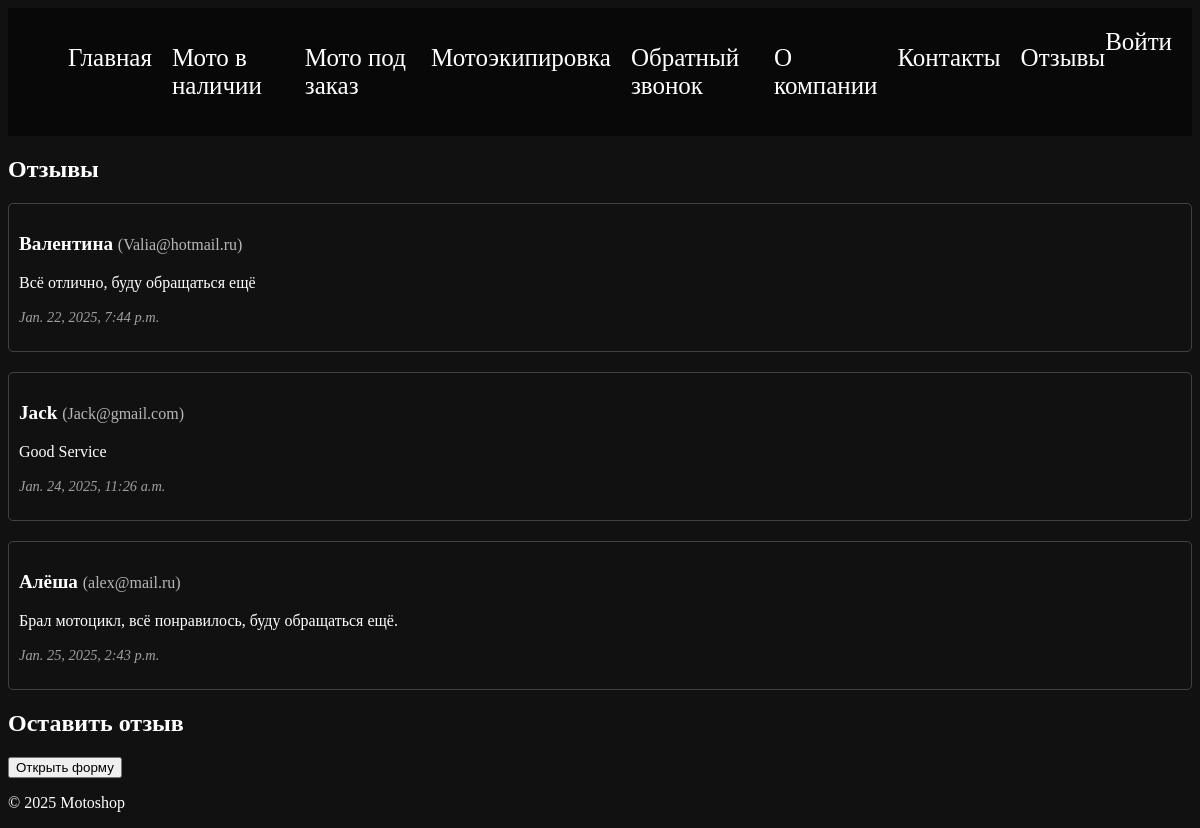
Screenshot of /comments/comments/ with the database file from the repository.
### comments/models.py (models this page shows, shortened)
class Comment(models.Model):
    name = models.CharField(max_length=100)
    email = models.EmailField()
    text = models.TextField()
    created_at = models.DateTimeField(auto_now_add=True)

### comments/views.py (the view)
# urls.py: path('comments/', views.comments_page, name='comments'),
def comments_page(request):
    comments = Comment.objects.all()
    if request.method == 'POST':
        form = CommentForm(request.POST)
        if form.is_valid():
            form.save()  # Сохраняем новый комментарий
            return redirect('comments')  # Перенаправляем на ту же страницу
    else:
        form = CommentForm()
    return render(request, 'main/comments.html', {
        'comments': comments,
        'form': form,
    })

### main/templates/main/comments.html (shortened to what this page needs)
{% load static %}
<!DOCTYPE html>
<html lang="ru">
<head>
    <link rel="stylesheet" href="{% static 'css/styles.css' %}">
</head>
<body>
    <header>
        <nav>
            <ul>
                <li><a href="{% url 'index' %}">Главная</a></li>
                <li><a href="{% url 'in_stock' %}">Мото в наличии</a></li>
                <li><a href="{% url 'to_order' %}">Мото под заказ</a></li>
                <li><a href="{% url 'equip' %}">Мотоэкипировка</a></li>
                <li><a href="#">Обратный звонок</a></li>
                <li><a href="{% url 'about' %}">О компании</a></li>
                <li><a href="{% url 'contacts' %}">Контакты</a></li>
                <li><a href="{% url 'comments' %}">Отзывы</a></li>
            </ul>
            <a href="#" class="buy-btn">Войти</a>
        </nav>
    </header>
    <main>
        <section class="comments">
            <h1>Отзывы</h1>
            {% for comment in comments %}
                <div class="comment" style="margin-bottom: 20px; padding: 10px; border: 1px solid rgba(255, 255, 255, 0.2); border-radius: 5px;">
                    <p style="font-size: 1.2rem; margin-bottom: 5px;">
                        <strong>{{ comment.name }}</strong>
                        <span style="font-size: 1rem; color: rgba(255, 255, 255, 0.7);">({{ comment.email }})</span>
                    </p>
                    <p style="font-size: 1rem; line-height: 1.5; margin-bottom: 5px;">
                        {{ comment.text }}
                    </p>
                    <p style="font-size: 0.9rem; font-style: italic; color: rgba(255, 255, 255, 0.6);">
                        {{ comment.created_at }}
                    </p>
                </div>
            {% empty %}
                <p>Пока нет отзывов.</p>
            {% endfor %}
        </section>
        <h2>Оставить отзыв</h2>
        <button id="showFormButton">Открыть форму</button>
    </main>
    <footer>
        <p>&copy; 2025 Motoshop</p>
    </footer>
</body>
</html>

### static/css/styles.css (style rules this page uses)
body { background-color: #111; font-family: serif; background-image: url("/static/images/background.jpg"); background-size: cover; background-position: center; background-repeat: no-repeat; color: white; }
header nav { display: flex; justify-content: space-between; padding: 20px; background: rgba(0, 0, 0, 0.5); }
ul { list-style: none; display: flex; gap: 20px; }
a { font-size: 25px; text-decoration: none; color: white; }
section { margin: 20px 0; }

### rows the page displays
Comment: name "Валентина", email "Valia@hotmail.ru", text "Всё отлично, буду обращаться ещё", created_at "Jan. 22, 2025, 7:44 p.m."
Comment: name "Jack", email "Jack@gmail.com", text "Good Service", created_at "Jan. 24, 2025, 11:26 a.m."
Comment: name "Алёша", email "alex@mail.ru", text "Брал мотоцикл, всё понравилось, буду обращаться ещё.", created_at "Jan. 25, 2025, 2:43 p.m."
